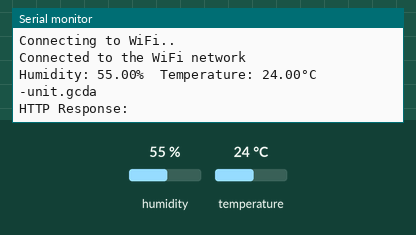
This sketch was run on a simulated ESP32. On the bench: the last lines printed to the serial monitor. The test bench sets the inputs (shaded band); at power-on: humidity 55 %, temperature 24 °C. WiFi joins after 1.5 s; servers stay silent unless stated; uploads are accepted with an empty reply.

Above: at 5.2 s.
5.3 s: humidity set to 22 %
At 9.4 s:
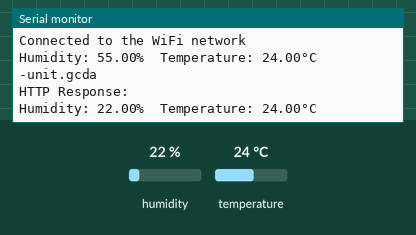
11.1 s: temperature set to 12 °C
At 16.1 s:
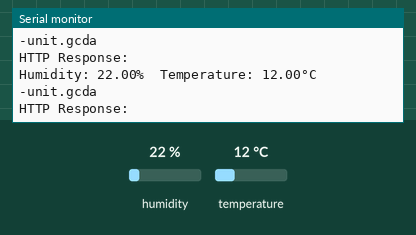
16.9 s: humidity set to 40 %
At 21.0 s:
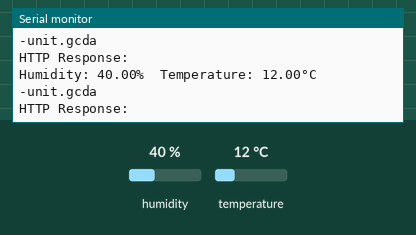
Timing chart, 0 to 22.5 s (numbered marks = the images above; inputs shaded):
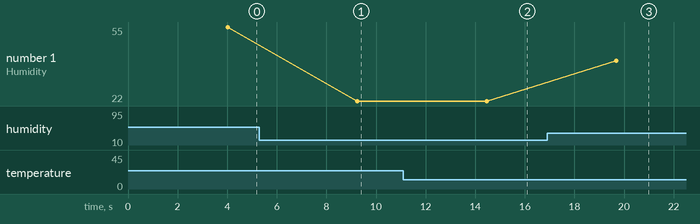

Measured:
- after the input at 5.3 s, the serial monitor: prints a new line after 3.9 s (image 1)
- after the input at 11.1 s, the serial monitor: prints a new line after 3.4 s (image 2)
- after the input at 16.9 s, the serial monitor: prints a new line after 2.8 s (image 3)
- plotted number 1: 55 → 22 after the input at 5.3 s, 22 → 40 after the input at 16.9 s

The sketch:

DHT_ESP32.ino
```cpp
#include "DHT.h"
#define DHTPIN A13
#define DHTTYPE DHT11
DHT dht(DHTPIN, DHTTYPE);

#include <WiFi.h>
#include <HTTPClient.h>

const char* ssid = "";
const char* password =  "";

String url_data_logger = "";
String bearer_token = "";

void setup()
{
  Serial.begin(115200);
  // Wifi
  delay(2000);
  WiFi.begin(ssid, password);
  while (WiFi.status() != WL_CONNECTED) {
    delay(1000);
    Serial.println("Connecting to WiFi..");
  }
  Serial.println("Connected to the WiFi network");

  // DHT Sensor
  dht.begin();
}

void send_data(String temperature, String humidity) {
  HTTPClient http;
  http.begin(url_data_logger);
  http.addHeader("Authorization", "Bearer "+bearer_token);
  http.addHeader("Content-Type", "application/x-www-form-urlencoded");

  //Send the actual POST request
  int httpResponseCode = http.POST("datalogger_temperature=" + temperature+"&datalogger_humidity="+ humidity);

  if (httpResponseCode > 0) {
    String response = http.getString();
    Serial.println("HTTP GET CODE: " + httpResponseCode);
    Serial.println("HTTP Response: " + response);
  } else {
    Serial.print("Error on sending POST: ");
    Serial.println(httpResponseCode);
  }
  http.end();  //Free resources
}

void loop() {

  float h = dht.readHumidity();
  float t = dht.readTemperature();

  if (isnan(h) || isnan(t)) {
    Serial.println("Read failed");
    return;
  }

  Serial.print("Humidity: ");
  Serial.print(h);
  Serial.print("%\t");
  Serial.print("Temperature: ");
  Serial.print(t);
  Serial.println("°C");

  // Send data to server
   if (WiFi.status() == WL_CONNECTED) { //Check WiFi connection status
    send_data(String(t), String(h));
  }

  delay(5000);
}
```
